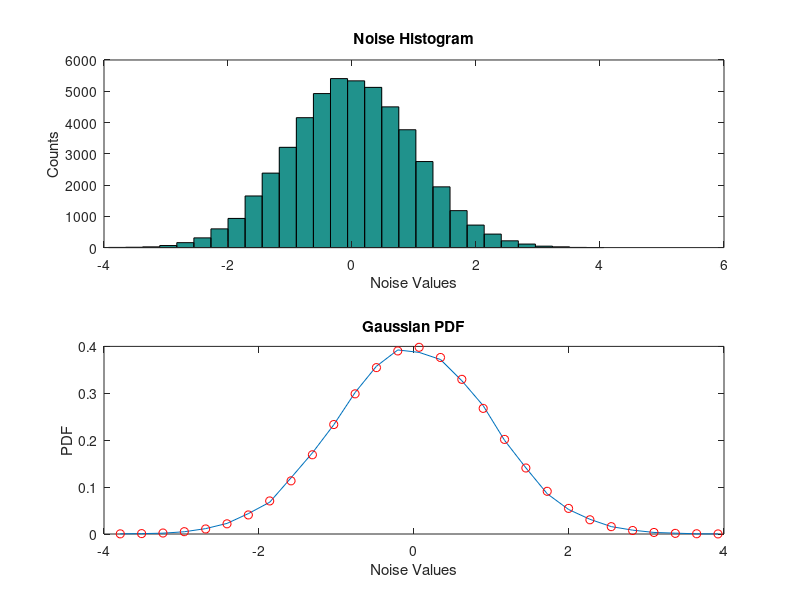

Write the MATLAB code that produced this figure.
clc; 
clear all; 
close all;
bins = 29;
m = 0;
v = 1;
N = 50000;
noise = m + sqrt(v)* randn(1,N);
figure;
subplot(2,1,1);
hist(noise,bins);
xlabel('Noise Values');
ylabel('Counts');
title("Noise Histogram");
subplot(2,1,2);
[y,x] = hist(noise, bins);
probs = y/sum(y);
dx = x(2)-x(1);
fx = probs/dx;
plot(x, fx);
fx_th = (1 / sqrt(2*pi*v))*exp(-(x-m).^2/ (2*v));
hold on
plot(x,fx_th,'ro');
xlabel('Noise Values');
ylabel('PDF');
title("Gaussian PDF");